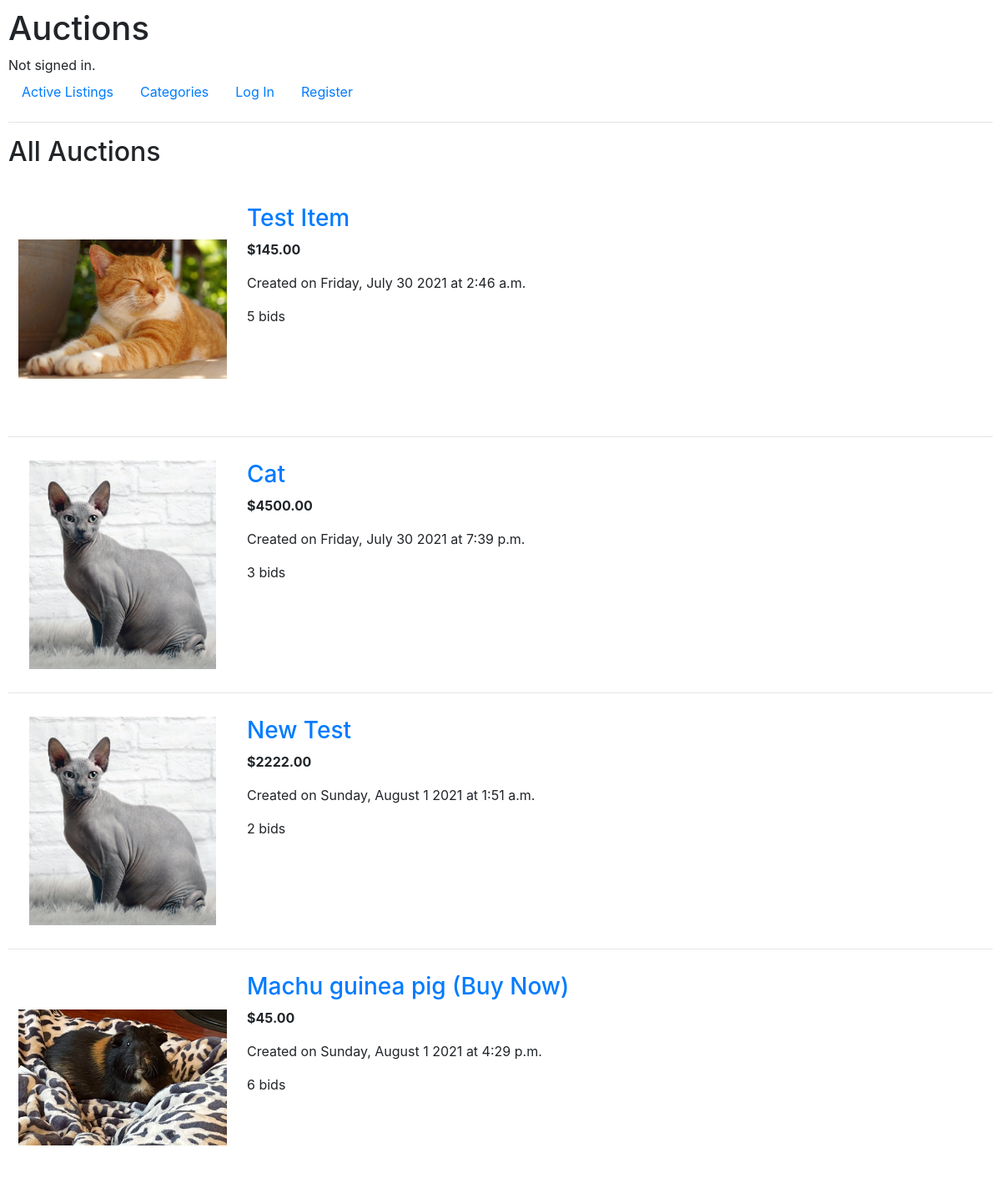
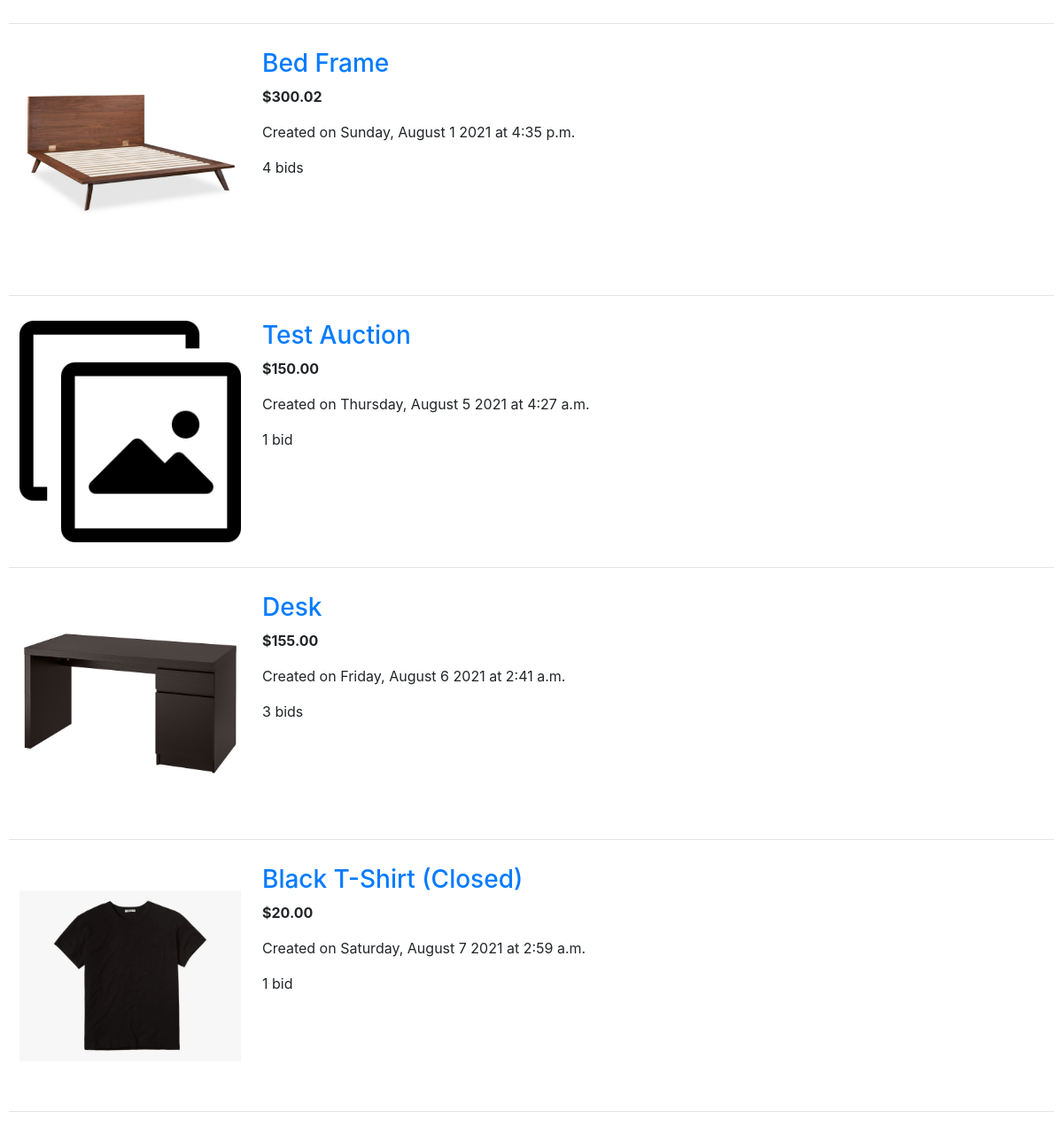
The page /auctions/all on the database its author committed (2 pictures, top to bottom).
### auctions/models.py (models this page shows, shortened)
class AuctionItem(models.Model):
    title = models.CharField(max_length=64)
    description = models.TextField()
    current_price = models.DecimalField(max_digits=8, decimal_places=2)
    item_image = models.ImageField(
        upload_to=get_image_path,
        default='default.png'
    )
    category = models.ForeignKey(
        Category,
        on_delete=models.SET_NULL,
        blank=True,
        null=True,
        related_name='auction_items'
    )
    creator = models.ForeignKey(
        User,
        on_delete=models.CASCADE,
        related_name='auctions_created'
    )
    is_active = models.BooleanField(default=True)
    winner = models.ForeignKey(
        User,
        on_delete=models.SET_NULL,
        blank=True,
        null=True,
        related_name='auctions_won'
    )
    creation_date = models.DateTimeField(auto_now_add=True)
    closing_date = models.DateTimeField(blank=True, null=True)
    last_modified = models.DateTimeField(auto_now=True)

### auctions/views.py (the view)
# urls.py: path("auctions/all", views.display_all_auction_items, name='all_auction_items'),
def display_all_auction_items(request):
    auction_items = AuctionItem.objects.all()
    return render(request, "auctions/auction_list_view.html", {
        'auction_list': auction_items,
        'title': "All Auctions"
    })

### auctions/templates/auctions/auction_list_view.html (shortened to what this page needs)
{% extends 'auctions/layout.html' %}
{% block body %}
<h2>{{ title }}</h2>
{% for auction_item in auction_list %}
<div style="display: flex; flex-direction: row; justify-content: flex-start;">
    <div style="padding: 12px;">
        <img src="{{ auction_item.item_image.url }}" alt="Image Not Provided" width="250px" height="250px"
            style="object-fit: contain;">
    </div>
    <div style="padding: 12px;">
        <a href="{% url 'auction_view' auction_item.id %}">
            <h3>{{ auction_item.title }}</h3>
        </a>
        <p><strong>${{ auction_item.current_price }}</strong></p>
        <p>Created on {{ auction_item.creation_date|date:"l, F j Y" }} at {{ auction_item.creation_date|time }}</p>
        <p>{{ auction_item.bids.count }} bid{{ auction_item.bids.count|pluralize }}</p>
    </div>
</div>
<hr>
{% endfor %}
{% endblock %}

### auctions/static/auctions/styles.css (style rules this page uses)
body { padding: 10px; }

### rows shown on the page
AuctionItem: item_image (picture), title "Test Item", current_price "145.00", creation_date "Friday, July 30 2021", creation_date "2:46 a.m.", bids.count "5"
AuctionItem: item_image (picture), title "Cat", current_price "4500.00", creation_date "Friday, July 30 2021", creation_date "7:39 p.m.", bids.count "3"
AuctionItem: item_image (picture), title "New Test", current_price "2222.00", creation_date "Sunday, August 1 2021", creation_date "1:51 a.m.", bids.count "2"
AuctionItem: item_image (picture), title "Machu guinea pig (Buy Now)", current_price "45.00", creation_date "Sunday, August 1 2021", creation_date "4:29 p.m.", bids.count "6"
AuctionItem: item_image (picture), title "Bed Frame", current_price "300.02", creation_date "Sunday, August 1 2021", creation_date "4:35 p.m.", bids.count "4"
AuctionItem: item_image (placeholder picture), title "Test Auction", current_price "150.00", creation_date "Thursday, August 5 2021", creation_date "4:27 a.m.", bids.count "1"
AuctionItem: item_image (picture), title "Desk", current_price "155.00", creation_date "Friday, August 6 2021", creation_date "2:41 a.m.", bids.count "3"
AuctionItem: item_image (picture), title "Black T-Shirt (Closed)", current_price "20.00", creation_date "Saturday, August 7 2021", creation_date "2:59 a.m.", bids.count "1"

### other values the page prints
{{ title }} "All Auctions"
